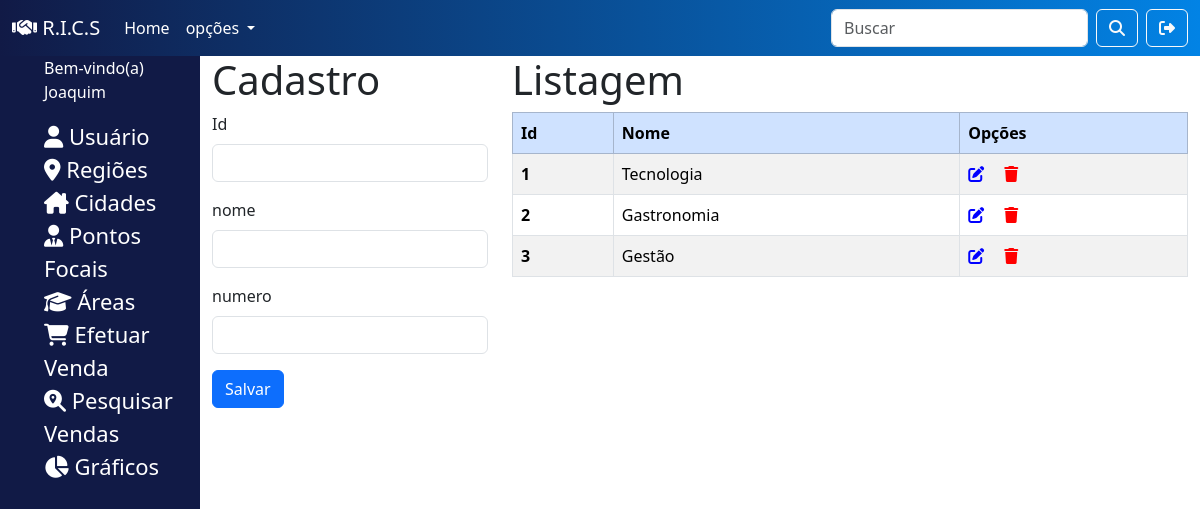
/sistema/area.php (signed in), run on the app's committed database.
### tables this page shows
CREATE TABLE area(
    id INT PRIMARY KEY NOT NULL AUTO_INCREMENT,
    nome VARCHAR(15) NOT NULL,
    numero INT
);

### sistema/area.php (the view, shortened to what this page needs)
<?php
  include './backend/conexao.php';
  include './recursos/cabecalho.php';
  $destino = "./backend/area/inserir.php";
?>
<body>
  <?php include './recursos/menuSuperior.php'?>
  <div class="container-fluid">
    <div class="row">
      <div class="col-2 menu">
        <?php include './recursos/menuLateral.php' ?>
      </div>
      <div class="col-3">
        <h1> Cadastro </h1>
        <form action="<?= $destino ?>" method="post">
          <div class="mb-3">
            <label class="form-label"> Id </label>
            <input readonly name="id" type="text" value="<?php echo isset($regioes) ? $regioes['id']: "" ?>" class="form-control">
          </div>
          <div class="mb-3">
            <label class="form-label"> nome </label>
            <input name="nome" type="text" autofocus value="<?php echo isset($regioes) ? $regioes['nome']: "" ?>" class="form-control">
          </div>
          <div class="mb-3">
            <label class="form-label"> numero </label>
            <input name="numero" type="text" autofocus value="<?php echo isset($regioes) ? $regioes['numero']: "" ?>" class="form-control">
          </div>
          <button type="submit" class="btn btn-primary"> Salvar </button>
        </form>
      </div>
      <div class="col-7">
        <h1> Listagem </h1>
        <table id="tabela" class="table table-striped table-bordered" >
          <thead class="table-primary">
            <tr>
              <th scope="col">Id</th>
              <th scope="col">Nome</th>
              <th scope="col">Opções</th>
            </tr>
          </thead>
          <tbody>
          <?php
            $sql = "SELECT * FROM area";
            $dados = mysqli_query($conexao, $sql);
            while($coluna = mysqli_fetch_assoc($dados)){
          ?>
            <tr>
              <th scope="row"> <?php echo $coluna['id'] ?></th>
              <td> <?php echo $coluna['nome'] ?> </td>
              <td>
                <a href="./area.php?id=<?= $coluna['id'] ?>"> <i class="fa-solid fa-pen-to-square me-3" style="color: blue;"></i></a>
                <a href="<?php echo "./backend/area/excluir.php?id=".$coluna['id'] ?>" onclick="return confirm('Deseja realmente excluir?')"><i class="fa-solid fa-trash" style="color: #ff0000;"></i> </a>
              </td>
            </tr>
          <?php }  ?>
          </tbody>
        </table>
      </div>
    </div>
  </div>
</body>
</html>

### sistema/estilo.css (style rules this page uses)
.menu { background-color: rgb(17, 26, 70); height: 100vh; list-style: none; }

### data on the page
area: id "1", nome "Tecnologia"
area: id "2", nome "Gastronomia"
area: id "3", nome "Gestão"

### other printed values
$_SESSION['usuario'] "Joaquim"
